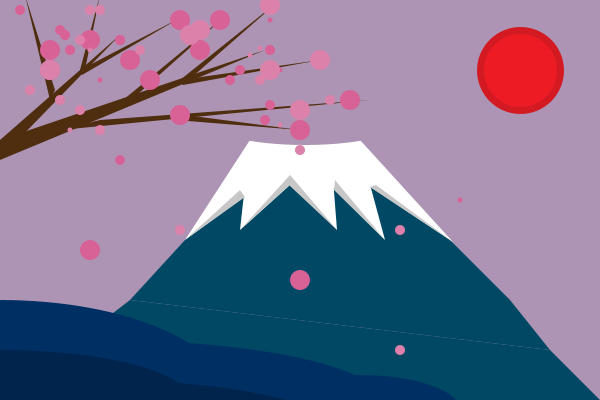
Frame 1 (no input)
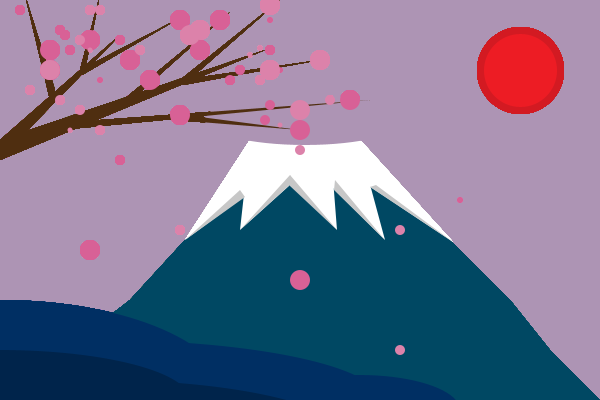
Frame 60 (the mouse pressed at the canvas centre just before this capture)
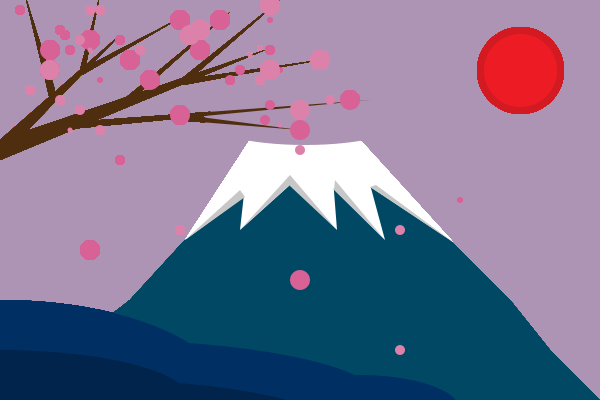
Frame 120 (the mouse held since frame 60 and released just before this capture)

The Processing sketch that drew these frames (run headless with seeded random() and noise(); from frame 60 on, the mouse is pressed at the canvas centre):

// Processing sketch: processing_181767
// ── processing_181767.pde

void setup() {
  size(600, 400);
  background(#ad94b4);
}

void draw() {
  //sun
  fill(#ed1c24);
  stroke(#d31a22);
  strokeWeight(7);
  ellipse(520, 70, 80, 80);
  
  //mountain body
  fill(#004863);
  noStroke();
  quad(240, 180, 390, 180, 510, 300, 130, 300);
  triangle(130, 300, 510, 300, 550, 350);
  quad(130, 300, 550, 350, 600, 400, 0, 400);
  
  //snow
  fill(#ffffff);
  triangle(185, 240, 250, 140, 280, 170);
  triangle(250, 140, 340, 140, 240, 230);
  triangle(250, 140, 330, 140, 337, 230);
  triangle(285, 140, 358, 140, 385, 240);
  triangle(300, 140, 360, 140, 453, 242);
  
  fill(#c7c7c7);
  triangle(185, 240, 240, 190, 245, 197);
  triangle(240, 230, 290, 175, 293, 182);
  triangle(290, 186, 337, 230, 290, 175);
  triangle(334, 190, 385, 240, 335, 180);
  triangle(370, 187, 453, 242, 376, 185);
  
  fill(#ad94b4);
  ellipse(305, 120, 200, 50);
  
  //blue
  fill(#002f63);
  ellipse(0, 400, 460, 200);
  ellipse(100, 400, 560, 120);
  ellipse(360, 410, 200, 70);
  fill(#00244b);
  ellipse(0, 400, 380, 100);
  ellipse(100, 440, 500, 120);
  
  //cherry blossom 
  fill(#4f2e10);
  triangle(0, 140, 0, 160, 265, 50);
  triangle(0, 140, 18, 140, 120, 35);
  triangle(50, 100, 55, 90, 25, -5);
  triangle(80, 70, 82, 75, 180, 18);
  triangle(80, 70, 85, 70, 100, -5);
  triangle(100, 120, 60, 130, 370, 100);
  triangle(120, 110, 123, 100, 230, 12);
  triangle(180, 80, 183, 85, 280, 0);
  triangle(180, 80, 183, 85, 320, 60);
  triangle(185, 115, 175, 120, 300, 130);  
  
  fill(#d86196);
  ellipse(460, 200, 5, 5);
  ellipse(200, 50, 5, 5);
  ellipse(280, 70, 5, 5);
  ellipse(270, 20, 5, 5);
  ellipse(100, 80, 5, 5);
  ellipse(48, 50, 10, 10);
  ellipse(70, 50, 10, 10);
  ellipse(120, 40, 10, 10);
  ellipse(270, 105, 10, 10);
  ellipse(265, 120, 10, 10);
  ellipse(60, 30, 10, 10);
  ellipse(65, 35, 10, 10);  
  ellipse(120, 40, 10, 10);
  ellipse(120, 160, 10, 10);  
  ellipse(20, 10, 10, 10);
  ellipse(270, 50, 10, 10);
  ellipse(240, 70, 10, 10);
  ellipse(230, 80, 10, 10);
  ellipse(50, 70, 20, 20);
  ellipse(180, 115, 20, 20);  
  ellipse(90, 40, 20, 20);  
  ellipse(90, 250, 20, 20); 
  ellipse(300, 280, 20, 20); 
  ellipse(150, 80, 20, 20); 
  ellipse(130, 60, 20, 20); 
  ellipse(50, 50, 20, 20);   
  ellipse(200, 50, 20, 20); 
  ellipse(180, 20, 20, 20); 
  ellipse(300, 130, 20, 20); 
  ellipse(350, 100, 20, 20); 
  ellipse(220, 20, 20, 20);
  
  fill(#dc82aa);
  ellipse(280, 125, 5, 5);
  ellipse(90, 50, 5, 5);  
  ellipse(70, 130, 5, 5);
  ellipse(260, 48, 5, 5);
  ellipse(250, 55, 5, 5);
  ellipse(400, 230, 10, 10);
  ellipse(300, 150, 10, 10);
  ellipse(260, 80, 10, 10);
  ellipse(45, 70, 10, 10);  
  ellipse(80, 40, 10, 10); 
  ellipse(90, 10, 10, 10); 
  ellipse(100, 10, 10, 10);
  ellipse(30, 90, 10, 10);
  ellipse(330, 100, 10, 10);
  ellipse(140, 50, 10, 10); 
  ellipse(400, 350, 10, 10);
  ellipse(60, 100, 10, 10);
  ellipse(80, 110, 10, 10);
  ellipse(100, 130, 10, 10);
  ellipse(180, 230, 10, 10);
  ellipse(50, 70, 20, 20);
  ellipse(320, 60, 20, 20);
  ellipse(270, 70, 20, 20); 
  ellipse(200, 30, 20, 20); 
  ellipse(190, 35, 20, 20);  
  ellipse(300, 110, 20, 20);  
  ellipse(270, 5, 20, 20);
}
